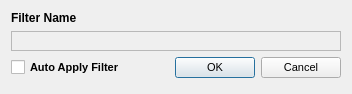
<?xml version="1.0" encoding="UTF-8"?>
<ui version="4.0">
 <class>filter_window</class>
 <widget class="QDialog" name="filter_window">
  <property name="geometry">
   <rect>
    <x>0</x>
    <y>0</y>
    <width>352</width>
    <height>94</height>
   </rect>
  </property>
  <property name="windowTitle">
   <string>Dialog</string>
  </property>
  <layout class="QGridLayout" name="gridLayout">
   <item row="2" column="1">
    <widget class="QDialogButtonBox" name="buttonBox">
     <property name="font">
      <font>
       <pointsize>8</pointsize>
      </font>
     </property>
     <property name="orientation">
      <enum>Qt::Horizontal</enum>
     </property>
     <property name="standardButtons">
      <set>QDialogButtonBox::Cancel|QDialogButtonBox::Ok</set>
     </property>
    </widget>
   </item>
   <item row="0" column="0" colspan="2">
    <widget class="QLabel" name="label">
     <property name="font">
      <font>
       <pointsize>9</pointsize>
       <bold>true</bold>
      </font>
     </property>
     <property name="text">
      <string>Filter Name</string>
     </property>
    </widget>
   </item>
   <item row="2" column="0">
    <widget class="QCheckBox" name="auto_apply">
     <property name="font">
      <font>
       <pointsize>8</pointsize>
       <bold>true</bold>
      </font>
     </property>
     <property name="text">
      <string>Auto Apply Filter</string>
     </property>
    </widget>
   </item>
   <item row="1" column="0" colspan="2">
    <widget class="QFrame" name="content">
     <property name="font">
      <font>
       <pointsize>8</pointsize>
      </font>
     </property>
     <property name="frameShape">
      <enum>QFrame::StyledPanel</enum>
     </property>
     <property name="frameShadow">
      <enum>QFrame::Raised</enum>
     </property>
     <layout class="QGridLayout" name="gridLayout_2"/>
    </widget>
   </item>
   <item row="3" column="1">
    <spacer name="verticalSpacer">
     <property name="orientation">
      <enum>Qt::Vertical</enum>
     </property>
     <property name="sizeHint" stdset="0">
      <size>
       <width>20</width>
       <height>40</height>
      </size>
     </property>
    </spacer>
   </item>
  </layout>
 </widget>
 <resources/>
 <connections>
  <connection>
   <sender>buttonBox</sender>
   <signal>accepted()</signal>
   <receiver>filter_window</receiver>
   <slot>accept()</slot>
   <hints>
    <hint type="sourcelabel">
     <x>248</x>
     <y>254</y>
    </hint>
    <hint type="destinationlabel">
     <x>157</x>
     <y>274</y>
    </hint>
   </hints>
  </connection>
  <connection>
   <sender>buttonBox</sender>
   <signal>rejected()</signal>
   <receiver>filter_window</receiver>
   <slot>reject()</slot>
   <hints>
    <hint type="sourcelabel">
     <x>316</x>
     <y>260</y>
    </hint>
    <hint type="destinationlabel">
     <x>286</x>
     <y>274</y>
    </hint>
   </hints>
  </connection>
 </connections>
</ui>
